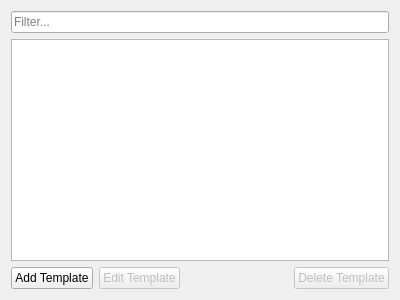
<?xml version="1.0" encoding="UTF-8"?>
<ui version="4.0">
 <class>TemplatesWidget</class>
 <widget class="QWidget" name="TemplatesWidget">
  <property name="geometry">
   <rect>
    <x>0</x>
    <y>0</y>
    <width>400</width>
    <height>300</height>
   </rect>
  </property>
  <property name="windowTitle">
   <string>Form</string>
  </property>
  <layout class="QVBoxLayout" name="verticalLayout">
   <item>
    <widget class="QLineEdit" name="leFilter">
     <property name="placeholderText">
      <string>Filter...</string>
     </property>
    </widget>
   </item>
   <item>
    <widget class="QTableView" name="tblTemplates">
     <property name="selectionMode">
      <enum>QAbstractItemView::SingleSelection</enum>
     </property>
     <property name="selectionBehavior">
      <enum>QAbstractItemView::SelectRows</enum>
     </property>
     <attribute name="horizontalHeaderStretchLastSection">
      <bool>true</bool>
     </attribute>
    </widget>
   </item>
   <item>
    <layout class="QHBoxLayout" name="horizontalLayout">
     <item>
      <widget class="QPushButton" name="btnAdd">
       <property name="enabled">
        <bool>true</bool>
       </property>
       <property name="text">
        <string>Add Template</string>
       </property>
      </widget>
     </item>
     <item>
      <widget class="QPushButton" name="btnEdit">
       <property name="enabled">
        <bool>false</bool>
       </property>
       <property name="text">
        <string>Edit Template</string>
       </property>
      </widget>
     </item>
     <item>
      <spacer name="horizontalSpacer">
       <property name="orientation">
        <enum>Qt::Horizontal</enum>
       </property>
       <property name="sizeHint" stdset="0">
        <size>
         <width>40</width>
         <height>20</height>
        </size>
       </property>
      </spacer>
     </item>
     <item>
      <widget class="QPushButton" name="btnDelete">
       <property name="enabled">
        <bool>false</bool>
       </property>
       <property name="text">
        <string>Delete Template</string>
       </property>
      </widget>
     </item>
    </layout>
   </item>
  </layout>
 </widget>
 <resources/>
 <connections/>
</ui>
